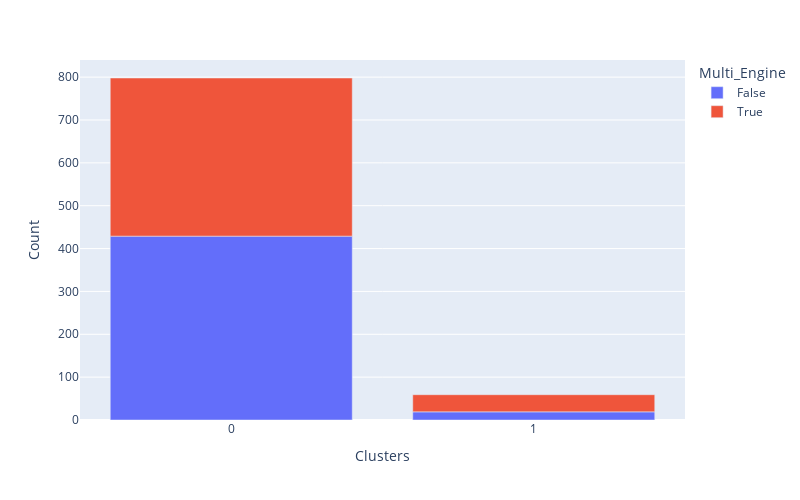

The code cell stored with this chart in its notebook:
### Markdown cell above
### Clusters distribution across Multi Engine and Engine Type distributions & Relative Percentage of Multi Engine and Engine Type in each cluster

### Code cell
df_cluster_vs_multi_engine=  df_multi_engine.copy()
df_cluster_vs_multi_engine['Clusters'] = X['Clusters']
cluster_distribution_per_variable(df=df_cluster_vs_multi_engine, target='Multi_Engine')
plt.savefig(f"outputs/ml_pipeline/cluster_analysis/v1/cluster_vs_multi_engine.png", bbox_inches='tight', dpi=150)  # Save plot

### Figure 1 — Plotly figure (JSON) as saved in the notebook; plotly's stock layout.template omitted (floating-point values rounded to 4 significant figures)
{"data": [{"hovertemplate": "Multi_Engine=False<br>Clusters=%{x}<br>Count=%{y}<extra></extra>", "legendgroup": "False", "marker": {"color": "#636efa", "pattern": {"shape": ""}}, "name": "False", "orientation": "v", "showlegend": true, "textposition": "auto", "type": "bar", "x": [0, 1], "xaxis": "x", "y": [429, 19], "yaxis": "y"}, {"hovertemplate": "Multi_Engine=True<br>Clusters=%{x}<br>Count=%{y}<extra></extra>", "legendgroup": "True", "marker": {"color": "#EF553B", "pattern": {"shape": ""}}, "name": "True", "orientation": "v", "showlegend": true, "textposition": "auto", "type": "bar", "x": [0, 1], "xaxis": "x", "y": [369, 40], "yaxis": "y"}], "layout": {"barmode": "relative", "height": 500, "legend": {"title": {"text": "Multi_Engine"}, "tracegroupgap": 0}, "margin": {"t": 60}, "width": 800, "xaxis": {"anchor": "y", "domain": [0, 1], "tickmode": "array", "tickvals": [0, 1], "title": {"text": "Clusters"}}, "yaxis": {"anchor": "x", "domain": [0, 1], "title": {"text": "Count"}}}}
